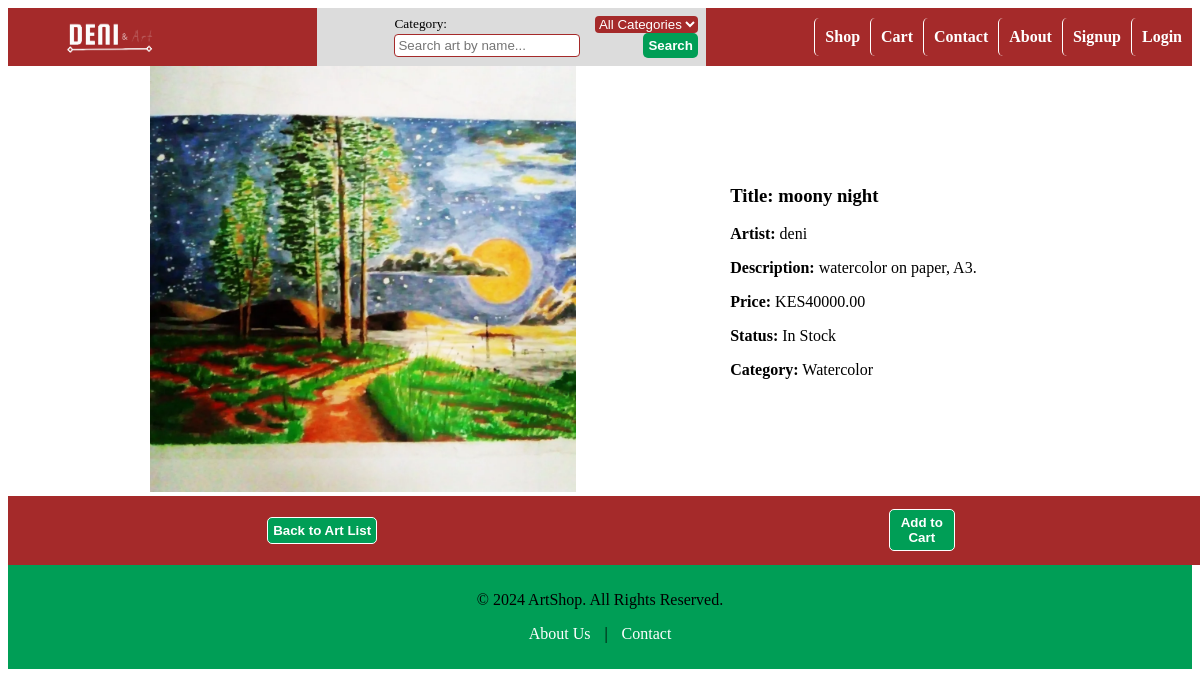
Page /art/4/ on the committed database.
### art/models.py (models this page shows, shortened)
class Art(models.Model):
    IN_STOCK = 'in_stock'
    SOLD = 'sold'
    STATUS_CHOICES = [
        (IN_STOCK, 'In Stock'),
        (SOLD, 'Sold'),
    ]
    title = models.CharField(max_length=255)
    artist = models.CharField(max_length=255)
    description = models.TextField()
    price = models.DecimalField(max_digits=10, decimal_places=2)
    image = models.ImageField(upload_to='art_images/')
    created_at = models.DateTimeField(auto_now_add=True)
    status = models.CharField(max_length=10, choices=STATUS_CHOICES, default=IN_STOCK)
    category = models.ForeignKey(Category, on_delete=models.SET_NULL, null=True, blank=True, related_name='art_pieces')

class Category(models.Model):
    name = models.CharField(max_length=50, unique=True)
    def __str__(self):
        return self.name

### art/views.py (the view)
# urls.py: path('<int:art_id>/', views.art_detail, name='art_detail'),
def art_detail(request, art_id):
    art = get_object_or_404(Art, id=art_id)
    return render(request, 'art/art_detail.html', {'art': art})

### art/templates/art/art_detail.html (shortened to what this page needs)
{% extends 'art/base.html' %}
{% block content %}
<div class="dartcontainer">
    <div class="dartimage">
        <img src="{{ art.image.url }}" alt="{{ art.title }}" class="dimage">
    </div>
    <div class="artdescription">
        <h3><strong>Title:</strong> {{ art.title }}</h3>
        <p><strong>Artist:</strong> {{ art.artist }}</p>
        <p><strong>Description:</strong> {{ art.description }}</p>
        <p><strong>Price:</strong> KES{{ art.price }}</p>
        <p><strong>Status:</strong> {{ art.get_status_display }}</p>
        <p><strong>Category:</strong> {{ art.category }}</p>
    </div>
</div>
<div class="dbacklink">
    <div class="db">
        <button>
            <a href="{% url 'art:art_list' %}">Back to Art List</a>
        </button>
    </div>
    <div class="db">
        <form action="{% url 'art:add_to_cart' art.id %}" method="post" class="dform">
            <button type="submit">Add to Cart</button>
        </form>
    </div>
</div>
{%endblock%}

### static/art/css/base.css (style rules this page uses)
body { background-color: white; padding: none; text-align: center; }
form { text-align: left; font-size: smaller; padding: 2%; background-color: gainsboro; padding-left: 20%; }
button { background-color: #009E56; border: none; color: white; border-radius: 5px; padding: 5px; font-weight: bold; }
p { color: black; }

### static/art/css/art_detail.css (style rules this page uses)
.dartcontainer { display: flex; flex-direction: row; align-items: center; }
.dartimage { text-align: center; width: 60%; }
.dimage { max-width: 60%; }
.artdescription { padding: 1%; text-align: left; width: 30%; }
.dbacklink { background-color: brown; width: 100%; display: flex; flex-direction: row; justify-content: space-around; padding: 1%; }
.dform { background-color: brown; }
.dbacklink button { border: solid 1px white; text-decoration: none; }
.dbacklink a { text-decoration: none; color: white; }
.db { display: flex; align-items: center; }

### rows in the picture
Art: image (picture), title "moony night", artist "deni", description "watercolor on paper, A3.", price "40000.00", status "In Stock", category "Watercolor"
